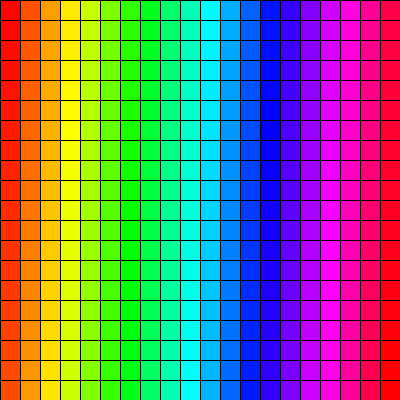
Frame 1 (no input)
Frame 60 (the mouse pressed at the canvas centre just before this capture): identical to frame 1, image omitted
Frame 120 (the mouse held since frame 60 and released just before this capture): identical to frame 1, image omitted

The Processing sketch that drew this single still picture (run headless with seeded random() and noise(); from frame 60 on, the mouse is pressed at the canvas centre):

// Processing sketch: ColorMatrix_HSB
// ── ColorMatrix_HSB.pde

void setup() {
  size(400, 400);
  colorMode(HSB, 360, 100, 100);
}

void draw() {

  float rectSize = 20;
  int nRects;
  float angle = 0; //usaremos esta variable para controlar el Hue

  for (int i=0; i<20; i++) {
    for (int j=0; j<20; j++) {
      if (angle>=360){
        angle=0; //si pasa del maximo(360), reset a 0
      }
      
      angle +=0.9; //en cada loop aumentamos el angulo
      println(angle);
      fill(angle, 100, 100); //pintamos el cuadrado
      rect(i*rectSize, j*rectSize, rectSize, rectSize);
    }
  }
}
